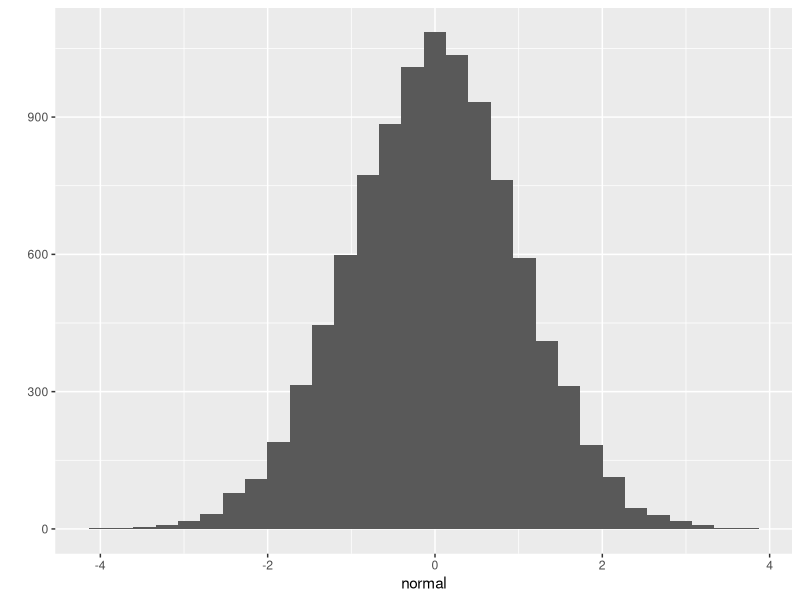
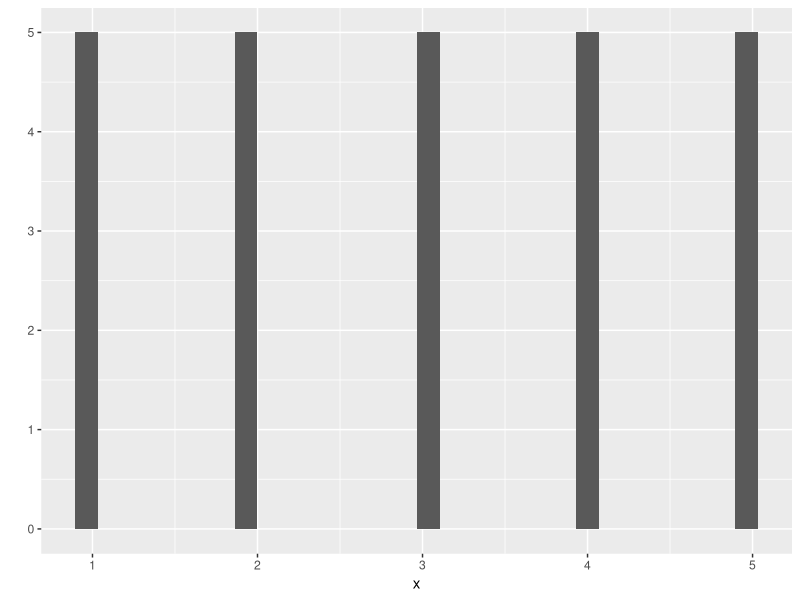
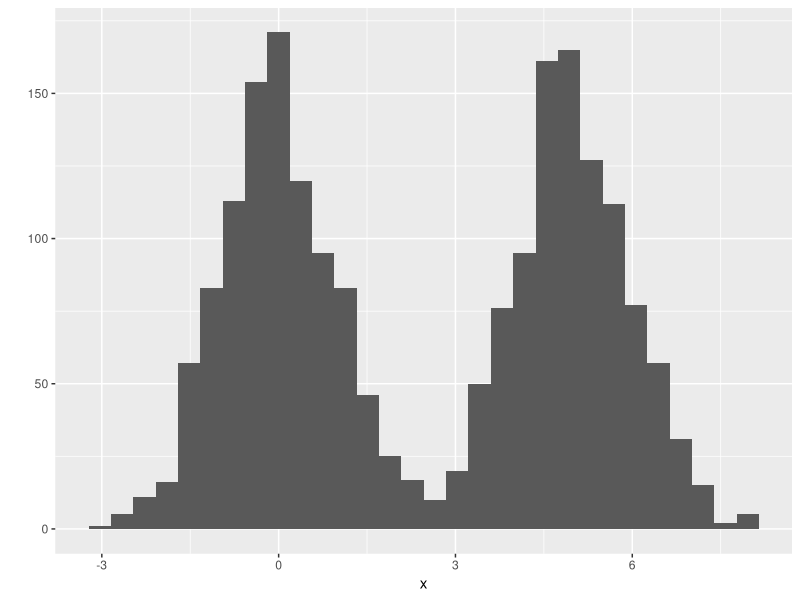
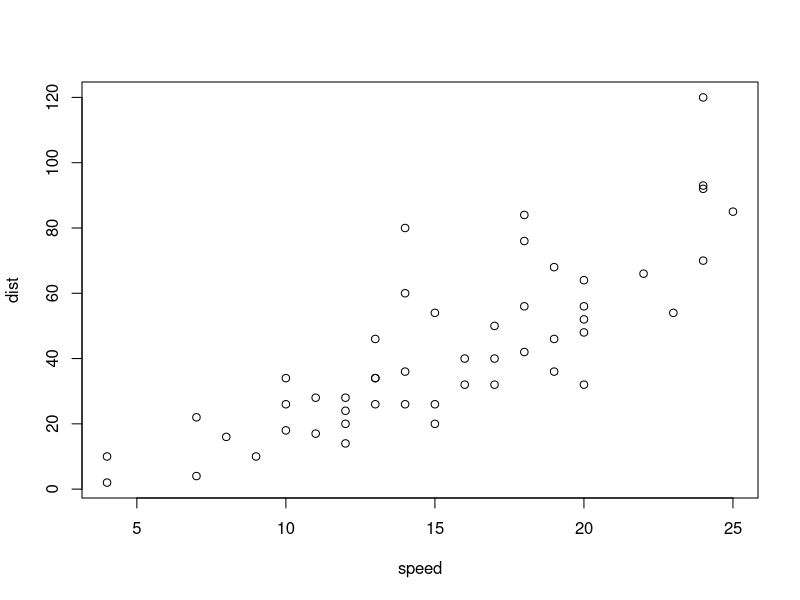

These figures' R source, in order:
## ---- chunk 1
normal<-rnorm(10000)
library(ggplot2)
qplot(normal,geom='histogram')
## ---- chunk 2
library(ggplot2)
x = c(rep (c(1:5),5))
qplot(x)
## ---- chunk 3
library(ggplot2)
x = rnorm(1000)
x1=x+5
x = c(x,x1)
qplot(x,)
## ---- chunk 4
plot(cars)
